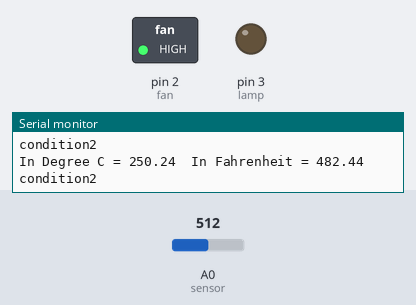
A sketch run on a simulated Arduino Uno, built with avr-gcc and run on an emulated ATmega328P. On the bench: switched loads named in the sketch (green lamp = pin HIGH), output pins drawn as LEDs (lit = HIGH), the last lines printed to the serial monitor. The inputs (shaded band) are chosen by the test bench; at power-on: A0 (sensor) = 512. No radio packets arrive unless stated.

Above: at 1.8 s.
1.9 s: A0 (sensor) set to 78
3.4 s: A0 (sensor) set to 67
At 5.0 s:
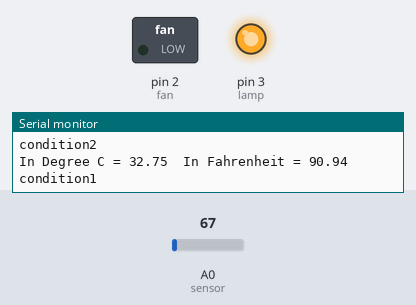
5.5 s: A0 (sensor) set to 122
At 6.8 s:
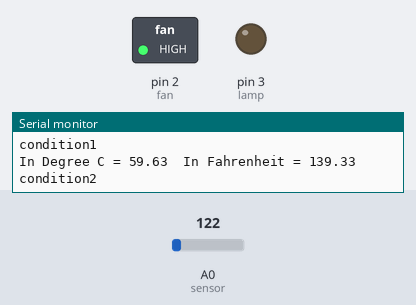
7.5 s: A0 (sensor) set to 26
At 8.5 s:
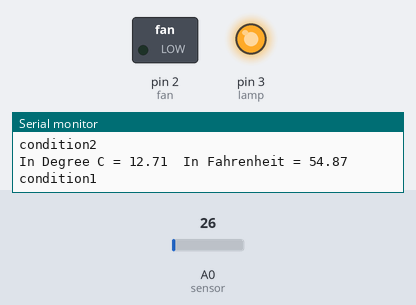
Timing chart, 0 to 10.5 s (numbered marks = the images above; inputs shaded):
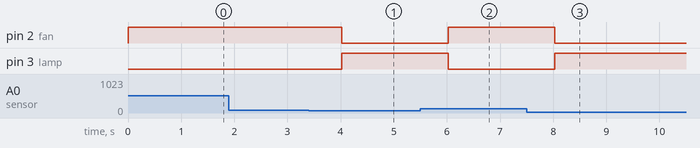

Measured:
- the behaviour switches between 74 and 73 on A0 (sensor) (found by bisection; images 0 and 1)
- after the input at 3.4 s, pin 2 (fan): HIGH → LOW after 0.62 s; pin 3 (lamp): LOW → HIGH after 0.62 s
- after the input at 5.5 s, pin 2 (fan): LOW → HIGH after 0.53 s; pin 3 (lamp): HIGH → LOW after 0.53 s
- after the input at 7.5 s, pin 2 (fan): HIGH → LOW after 0.53 s; pin 3 (lamp): LOW → HIGH after 0.53 s

The sketch:

transmitter.ino
```cpp
#include <SPI.h>
#include <nRF24L01.h>
#include <RF24.h>
int msg[1];
RF24 radio(7, 8); // CE, CSN
const byte address[6] = "00001";
const char text[10];
const int sensor=A0; // Assigning analog pin A5 to variable 'sensor'
float tempc; //variable to store temperature in degree Celsius
float tempf; //variable to store temperature in Fahreinheit
float vout; //temporary variable to hold sensor reading
int fan=2;
int lamp=3;
void setup() {
 pinMode(sensor,INPUT);
 pinMode(fan,OUTPUT);
 pinMode(lamp,OUTPUT);
 Serial.begin(9600);
 radio.begin();
 radio.openWritingPipe(address);
 radio.setPALevel(RF24_PA_MIN);
 radio.stopListening();
}
void loop() {
 vout=analogRead(sensor); //Reading the value from sensor
 vout=(vout*500)/1023;
 tempc=vout; // Storing value in Degree Celsius
 tempf=(vout*1.8)+32; // Converting to Fahrenheit
 Serial.print("In Degree C = ");
 Serial.print(tempc);
 Serial.print(" ");
 Serial.print(" In Fahrenheit = ");
 Serial.print(tempf);
 Serial.println();
 dtostrf(tempc,2,2,text);
 radio.write(&text, sizeof(text));
if(tempc<36.0){
 digitalWrite(lamp,HIGH);
 digitalWrite(fan,LOW);
 Serial.println("condition1");
 }
 if(tempc>=36.0){
 digitalWrite(lamp,LOW);
 digitalWrite(fan,HIGH);
 Serial.println("condition2");
 }
 delay(1000);
}
```
